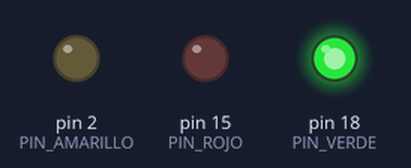
A sketch run on a simulated Arduino Uno, built with avr-gcc and run on an emulated ATmega328P. Parts: output pins drawn as LEDs (lit = HIGH).

Above: at 1.0 s.
At 8.8 s:
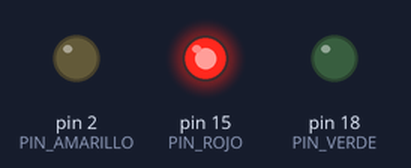
At 16.8 s:
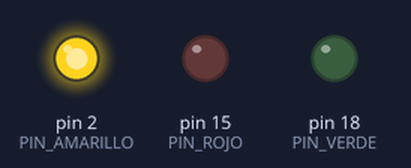
Timing chart, 0 to 18.7 s (numbered marks = the images above):
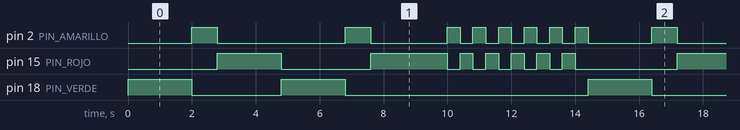

The sketch:

semaforoCDMX.ino
```cpp
#define PIN_ROJO 15
#define PIN_AMARILLO 2
#define PIN_VERDE 18

void apagarTodos() {
  digitalWrite(PIN_ROJO, LOW);
  digitalWrite(PIN_AMARILLO, LOW);
  digitalWrite(PIN_VERDE, LOW);
}

void setup() {
  pinMode(PIN_ROJO, OUTPUT);
  pinMode(PIN_AMARILLO, OUTPUT);
  pinMode(PIN_VERDE, OUTPUT);
  apagarTodos();
}

void cicloNormal() {
  apagarTodos();
  digitalWrite(PIN_VERDE, HIGH);
  delay(2000);

  apagarTodos();
  digitalWrite(PIN_AMARILLO, HIGH);
  delay(800);

  apagarTodos();
  digitalWrite(PIN_ROJO, HIGH);
  delay(2000);
}

void oscilacionRojoAmarillo() {
  for (int i = 0; i < 6; i++) {
    apagarTodos();
    digitalWrite(PIN_ROJO, HIGH);
    delay(400);
    apagarTodos();
    digitalWrite(PIN_AMARILLO, HIGH);
    delay(400);
  }
}

int ciclosCompletados = 0;

void loop() {
  cicloNormal();
  ciclosCompletados++;

  if (ciclosCompletados % 2 == 0) {
    oscilacionRojoAmarillo();
  }
}
```

Measured:
- by itself, pin 15 (PIN_ROJO): repeats every 14.4 s: LOW 2.8 s, HIGH 2.4 s, 5 × (LOW 0.40 s, HIGH 0.40 s), LOW 3.2 s, HIGH 2.0 s
- by itself, pin 18 (PIN_VERDE): repeats every 14.4 s: LOW 2.8 s, HIGH 2.0 s, LOW 7.6 s, HIGH 2.0 s
- by itself, pin 2 (PIN_AMARILLO): repeats every 14.4 s: LOW 4.0 s, HIGH 0.80 s, LOW 2.4 s, 5 × (HIGH 0.40 s, LOW 0.40 s), HIGH 0.40 s, LOW 2.0 s, HIGH 0.80 s
